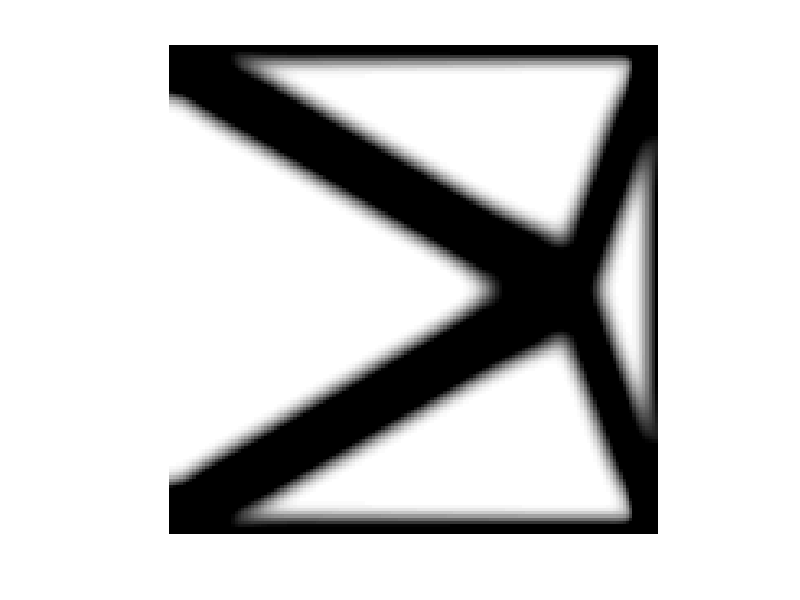

The MATLAB script that drew this image:
nelx = 150;
nely = 150;
volfrac = 0.4;
penal = 3;
rmin = 6;
ft = 1;   % 灵敏度滤波器
% ft = 2;   % 密度滤波器

%% MATERIAL PROPERTIES
E0 = 1;
Emin = 1e-9;
nu = 0.3;

%% PREPARE FINITE ELEMENT ANALYSIS
A11 = [12  3 -6 -3;  3 12  3  0; -6  3 12 -3; -3  0 -3 12];
A12 = [-6 -3  0  3; -3 -6 -3 -6;  0 -3 -6  3;  3 -6  3 -6];
B11 = [-4  3 -2  9;  3 -4 -9  4; -2 -9 -4 -3;  9  4 -3 -4];
B12 = [ 2 -3  4 -9; -3  2  9 -2;  4  9  2  3; -9 -2  3  2];
KE = 1/(1-nu^2)/24*([A11 A12;A12' A11]+nu*[B11 B12;B12' B11]);
nodenrs = reshape(1:(1+nelx)*(1+nely),1+nely,1+nelx);
edofVec = reshape(2*nodenrs(1:end-1,1:end-1)+1,nelx*nely,1);
edofMat = repmat(edofVec,1,8)+repmat([0 1 2*nely+[2 3 0 1] -2 -1],nelx*nely,1);
iK = reshape(kron(edofMat,ones(8,1))',64*nelx*nely,1);
jK = reshape(kron(edofMat,ones(1,8))',64*nelx*nely,1);

%% DEFINE LOADS AND SUPPORTS (Mutiple Load)
F = sparse([2*(nely+1)*nelx+2, 2*(nely+1)*(nelx+1)], [1 2],[1 -1],2*(nely+1)*(nelx+1),2);
U = zeros(2*(nely+1)*(nelx+1),2);
fixeddofs = [1:2*(nely+1)];
alldofs = [1:2*(nely+1)*(nelx+1)];
freedofs = setdiff(alldofs,fixeddofs);

%% PREPARE FILTER
iH = ones(nelx*nely*(2*(ceil(rmin)-1)+1)^2,1);
jH = ones(size(iH));
sH = zeros(size(iH));
k = 0;
for i1 = 1:nelx
  for j1 = 1:nely
    e1 = (i1-1)*nely+j1;
    for i2 = max(i1-(ceil(rmin)-1),1):min(i1+(ceil(rmin)-1),nelx)
      for j2 = max(j1-(ceil(rmin)-1),1):min(j1+(ceil(rmin)-1),nely)
        e2 = (i2-1)*nely+j2;
        k = k+1;
        iH(k) = e1;
        jH(k) = e2;
        sH(k) = max(0,rmin-sqrt((i1-i2)^2+(j1-j2)^2));
      end
    end
  end
end
H = sparse(iH,jH,sH);
Hs = sum(H,2);

%% INITIALIZE ITERATION
x = repmat(volfrac,nely,nelx);
xPhys = x;
loop = 0;
change = 1;

%% START ITERATION
while change > 0.01
  loop = loop + 1;
  %% FE-ANALYSIS
  temp = Emin+xPhys(:)'.^penal*(E0-Emin);
  sK = reshape(KE(:)*(Emin+xPhys(:)'.^penal*(E0-Emin)),64*nelx*nely,1);
  K = sparse(iK,jK,sK); K = (K+K')/2;
  U(freedofs, :) = K(freedofs, freedofs) \ F(freedofs, :);

  %% OBJECTIVE FUNCTION AND SENSITIVITY ANALYSIS
  c = 0;  
  dc = 0;  
  for i = 1:size(F,2)
    Ui = U(:,i);  
    ce = reshape(sum((Ui(edofMat)*KE).*Ui(edofMat),2),nely,nelx);  
    c = c + sum(sum((Emin+xPhys.^penal*(E0-Emin)).*ce));  
    dc = dc - penal*(E0-Emin)*xPhys.^(penal-1).*ce;  
  end
  dv = ones(nely, nelx);

  %% FILTERING/MODIFICATION OF SENSITIVITIES
  if ft == 1
    dc(:) = H*(x(:).*dc(:))./Hs./max(1e-3, x(:));
  elseif ft == 2
    dc(:) = H*(dc(:)./Hs);
    dv(:) = H*(dv(:)./Hs);
  end

  %% OPTIMALITY CRITERIA UPDATE OF DESIGN VARIABLES AND PHYSICAL DENSITIES
  l1 = 0; l2 = 1e9; move = 0.2;
  while (l2-l1)/(l1+l2) > 1e-3
    lmid = 0.5*(l2+l1);
    xnew = max(0,max(x-move,min(1,min(x+move,x.*sqrt(-dc./dv/lmid)))));
    if ft == 1
      xPhys = xnew;
    elseif ft == 2
      xPhys(:) = (H*xnew(:))./Hs;
    end
    if sum(xPhys(:)) > volfrac*nelx*nely, l1 = lmid; else l2 = lmid; end
  end
  change = max(abs(xnew(:)-x(:)));
  x = xnew;

  %% PRINT RESULTS
  fprintf(' It.:%5i Obj.:%11.4f Vol.:%7.3f ch.:%7.3f\n',loop,c,mean(xPhys(:)),change);
  %% PLOT DENSITIES
  colormap(gray); imagesc(1-xPhys); caxis([0 1]); axis equal; axis off; drawnow;
end
